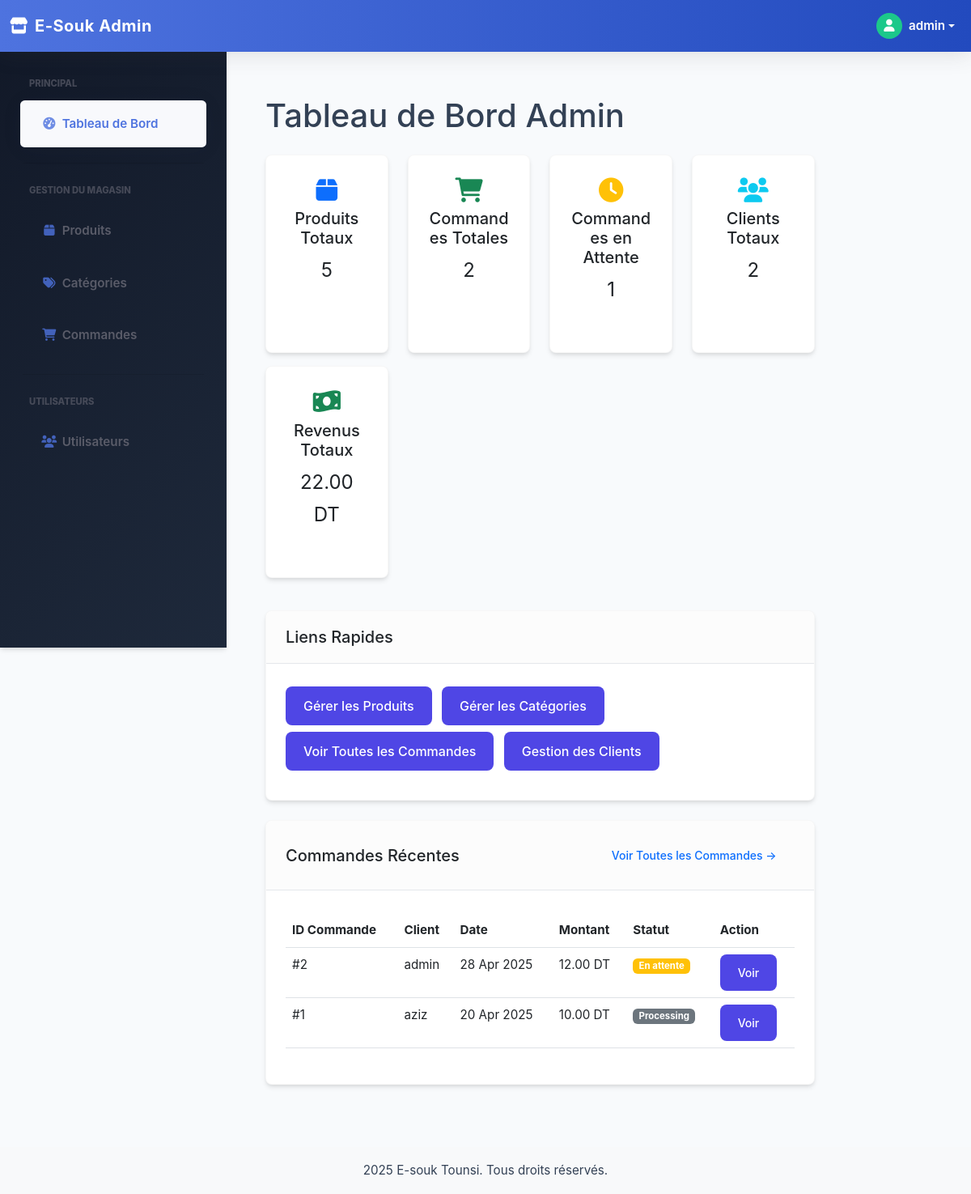
The app's page /admin/index.php (signed in), older data.
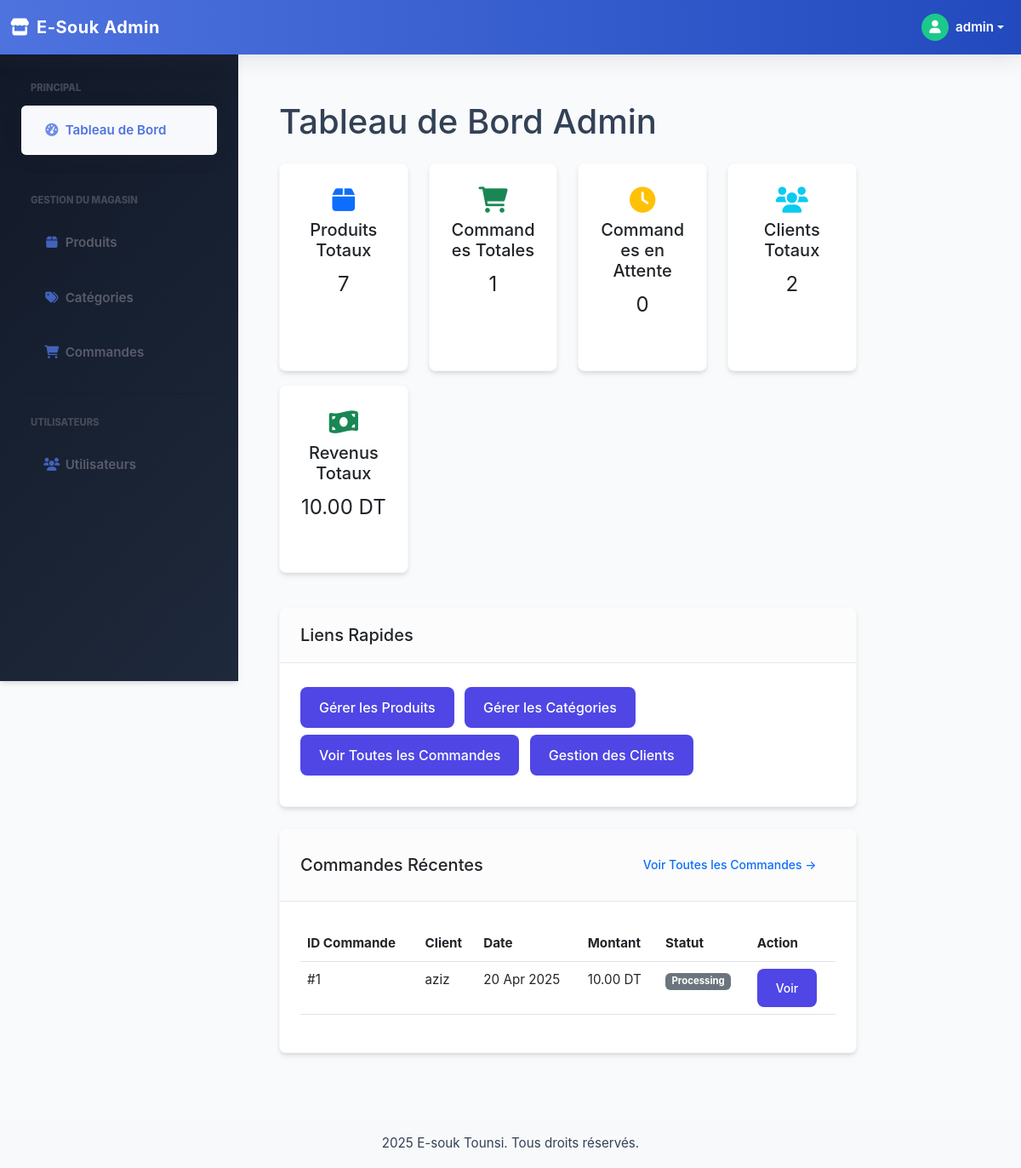
The same page, newer data.
### tables this page shows
CREATE TABLE `orders` (
  `id_order` int NOT NULL AUTO_INCREMENT,
  `user_id` int NOT NULL,
  `order_date` datetime DEFAULT CURRENT_TIMESTAMP,
  `total_price` decimal(10,2) DEFAULT NULL,
  `status` varchar(50) DEFAULT 'Pending',
  PRIMARY KEY (`id_order`),
  KEY `user_id` (`user_id`),
  CONSTRAINT `orders_ibfk_1` FOREIGN KEY (`user_id`) REFERENCES `user` (`id_user`) ON DELETE CASCADE
);

CREATE TABLE `user` (
  `id_user` int NOT NULL AUTO_INCREMENT,
  `name` varchar(100) NOT NULL,
  `email` varchar(100) NOT NULL,
  `password` varchar(255) NOT NULL,
  `role` enum('admin','customer') NOT NULL DEFAULT 'customer',
  `address` varchar(255) DEFAULT NULL,
  `phone` varchar(20) DEFAULT NULL,
  `created_at` datetime DEFAULT CURRENT_TIMESTAMP,
  PRIMARY KEY (`id_user`),
  UNIQUE KEY `email` (`email`)
);

### admin/index.php (the view, shortened to what the changed rows need)
<?php
$db = Database::getInstance();
$stmt = $db->prepare("SELECT COUNT(*) as total FROM product");
$stmt->execute();
$totalProducts = $stmt->fetchColumn();
$stmt = $db->prepare("SELECT COUNT(*) as total FROM orders");
$stmt->execute();
$totalOrders = $stmt->fetchColumn();
$stmt = $db->prepare("SELECT COUNT(*) as total FROM orders WHERE status = 'Pending'");
$stmt->execute();
$pendingOrders = $stmt->fetchColumn();
$stmt = $db->prepare("SELECT COALESCE(SUM(total_price), 0) as total_sales FROM orders WHERE status != 'Cancelled'");
$stmt->execute();
$totalSales = $stmt->fetchColumn();
$status_translations = [
    'Pending' => 'En attente',
    'Completed' => 'Terminée',
    'Cancelled' => 'Annulée',
];
$stmt = $db->prepare("SELECT o.id_order as order_id, o.order_date, o.status,
                       u.name as customer_name, o.total_price as total_amount
                       FROM orders o
                       JOIN user u ON o.user_id = u.id_user
                       ORDER BY o.order_date DESC LIMIT 5");
$stmt->execute();
$recentOrders = $stmt->fetchAll(PDO::FETCH_ASSOC);
?>
<!DOCTYPE html>
<html lang="fr">
<head>
    <link href="https://cdn.jsdelivr.net/npm/bootstrap@5.3.5/dist/css/bootstrap.min.css" rel="stylesheet">
    <link rel="stylesheet" href="https://cdnjs.cloudflare.com/ajax/libs/font-awesome/5.15.3/css/all.min.css">
    <?php include('includes/header.php'); ?>
    <link rel="stylesheet" href="./css/admin.css">
</head>
<body>
            <div class="col-md-9 col-lg-10 p-4">
                <h1 class="mb-4">Tableau de Bord Admin</h1>
                <div class="row mb-4">
                    <div class="col-md-3 mb-3">
                        <div class="card text-center h-100">
                            <div class="card-body">
                                <i class="fas fa-box fa-2x mb-2 text-primary"></i>
                                <h5 class="card-title">Produits Totaux</h5>
                                <p class="card-text fs-4"><?php echo $totalProducts; ?></p>
                            </div>
                        </div>
                    </div>
                    <div class="col-md-3 mb-3">
                        <div class="card text-center h-100">
                            <div class="card-body">
                                <i class="fas fa-shopping-cart fa-2x mb-2 text-success"></i>
                                <h5 class="card-title">Commandes Totales</h5>
                                <p class="card-text fs-4"><?php echo $totalOrders; ?></p>
                            </div>
                        </div>
                    </div>
                    <div class="col-md-3 mb-3">
                        <div class="card text-center h-100">
                            <div class="card-body">
                                <i class="fas fa-clock fa-2x mb-2 text-warning"></i>
                                <h5 class="card-title">Commandes en Attente</h5>
                                <p class="card-text fs-4"><?php echo $pendingOrders; ?></p>
                            </div>
                        </div>
                    </div>
                    <div class="col-md-4 col-lg-3 mb-3">
                        <div class="card text-center h-100">
                            <div class="card-body">
                                <i class="fas fa-money-bill-wave fa-2x mb-2 text-success"></i>
                                <h5 class="card-title">Revenus Totaux</h5>
                                <p class="card-text fs-4"><?php echo number_format($totalSales, 2); ?> DT</p>
                            </div>
                        </div>
                    </div>
                </div>
                <div class="card mb-4">
                    <div class="card-header">
                        <h2 class="h5 mb-0">Liens Rapides</h2>
                    </div>
                </div>
                <div class="card">
                    <div class="card-header d-flex justify-content-between align-items-center">
                        <h2 class="h5 mb-0">Commandes Récentes</h2>
                    </div>
                    <div class="card-body">
                        <div class="table-responsive">
                            <table class="table table-hover">
                                <thead>
                                    <tr>
                                        <th>ID Commande</th>
                                        <th>Client</th>
                                        <th>Date</th>
                                        <th>Montant</th>
                                        <th>Statut</th>
                                        <th>Action</th>
                                    </tr>
                                </thead>
                                <tbody>
                                    <?php foreach($recentOrders as $order): ?>
                                        <tr>
                                            <td>#<?php echo $order['order_id']; ?></td>
                                            <td><?php echo htmlspecialchars($order['customer_name']); ?></td>
                                            <td><?php echo date('d M Y', strtotime($order['order_date'])); ?></td>
                                            <td><?php echo number_format($order['total_amount'], 2); ?> DT</td>
                                            <td>
                                                <?php
                                                $status_key = $order['status'];
                                                $statusClass = 'secondary';
                                                if (strtolower($status_key) == 'pending') $statusClass = 'warning';
                                                elseif (strtolower($status_key) == 'completed') $statusClass = 'success';
                                                elseif (strtolower($status_key) == 'cancelled') $statusClass = 'danger';
                                                $display_status = isset($status_translations[$status_key]) ? htmlspecialchars($status_translations[$status_key]) : htmlspecialchars($status_key);
                                                ?>
                                                <span class="badge bg-<?php echo $statusClass; ?>">
                                                    <?php echo $display_status; ?>
                                                </span>
                                            </td>
                                            <td>
                                                <a href="orders.php?order_id=<?php echo $order['order_id']; ?>" class="btn btn-sm btn-primary">Voir</a>
                                            </td>
                                        </tr>
                                    <?php endforeach; ?>
                                </tbody>
                            </table>
                        </div>
                    </div>
                </div>
            </div>
    <?php include('includes/footer.php'); ?>
</body>
</html>

Row changes from the older to the newer data that the page shows:
removed orders: id_order "2", user.name "admin", order_date "28 Apr 2025", total_price "12.00", status "En attente"
Text that changed along with them:
$totalProducts: "5" → "7"
$totalOrders: "2" → "1"
$pendingOrders: "1" → "0"
$totalSales: "22.00" → "10.00"
